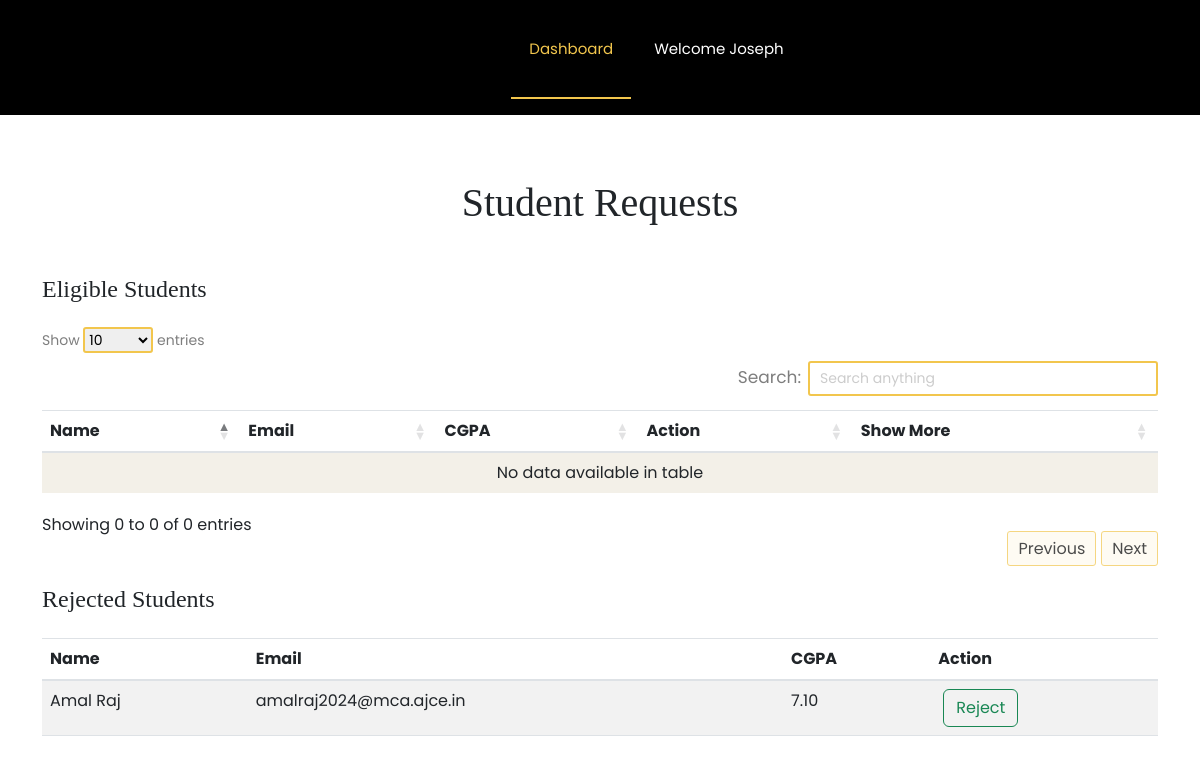
Before: /accounts/list-student-requests/ (signed in) with the older database file.
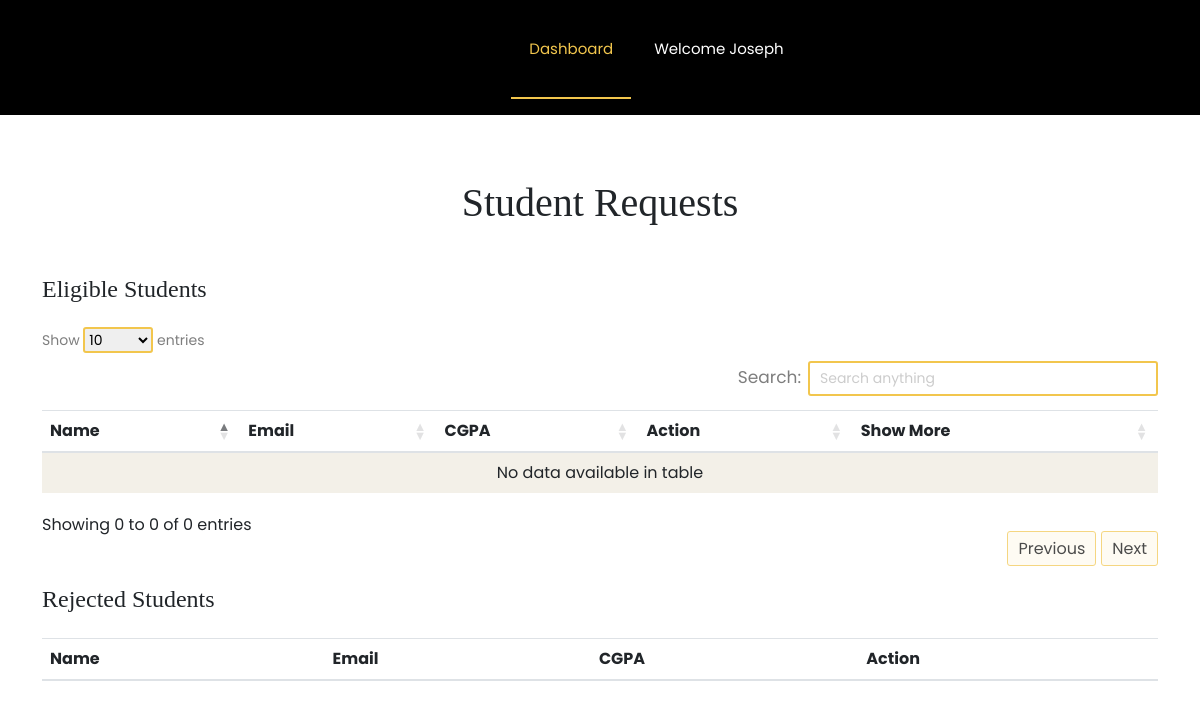
After: the same page with the newer database file.
### accounts/models.py (models this page shows, shortened)
class Student(models.Model):
    SPECIALIZATIONS = (
        ('family', 'Family Lawyer'),
        ('criminal', 'Criminal Lawyer'),
        ('consumer', 'Consumer Lawyer'),
        ('corporate', 'Corporate Lawyer'),
        ('civilrights', 'Civil Rights Lawyer'),
        ('divorce', 'Divorce Lawyer'),
    )
    SPECIALIZATIONS = (
        ('2019', '2019'),
        ('2020', '2020'),
        ('2021', '2021'),
        ('2022', '2022'),
        ('2023', '2023'),
        ('2024', '2024'),
    )
    user = models.OneToOneField(CustomUser, on_delete=models.CASCADE, related_name='student_profile')
    id = models.AutoField(primary_key=True)
    course = models.CharField(max_length=100, blank=True)
    course_place = models.CharField(max_length=100, blank=True)
    duration_of_course = models.CharField(max_length=20, blank=True)
    specialization = models.CharField(max_length=50, choices=SPECIALIZATIONS, blank=True,null= True)
    year_of_pass = models.CharField(max_length=50, choices=SPECIALIZATIONS, blank=True,null=True)
    cgpa = models.DecimalField(max_digits=4, decimal_places=2, blank=True, null=True)
    experience = models.TextField(blank=True,null=True)  # You can use a TextField for experience details
    adhaar_no = models.CharField(max_length=12, blank=True, unique=True)
    adhaar_pic = models.ImageField(upload_to='student_uploads/', blank=True, null=True)
    is_approved = models.BooleanField(default=False)
    lawyer = models.ForeignKey(LawyerProfile, on_delete=models.SET_NULL, null=True, blank=True)

class CustomUser(AbstractUser):
    USER_TYPES = (
        ('admin', 'Admin'),
        ('lawyer', 'Lawyer'),
        ('student', 'Student'),
        ('client', 'Client'),
    )
    STATES = (
    ('Andhra Pradesh', 'Andhra Pradesh'),
    ('Arunachal Pradesh', 'Arunachal Pradesh'),
    ('Assam', 'Assam'),
    ('Bihar', 'Bihar'),
    ('Chhattisgarh', 'Chhattisgarh'),
    ('Goa', 'Goa'),
    ('Gujarat', 'Gujarat'),
    ('Haryana', 'Haryana'),
    ('Himachal Pradesh', 'Himachal Pradesh'),
    ('Jharkhand', 'Jharkhand'),
    ('Karnataka', 'Karnataka'),
    ('Kerala', 'Kerala'),
    ('Madhya Pradesh', 'Madhya Pradesh'),
    ('Maharashtra', 'Maharashtra'),
    ('Manipur', 'Manipur'),
    ('Meghalaya', 'Meghalaya'),
    ('Mizoram', 'Mizoram'),
    ('Nagaland', 'Nagaland'),
    ('Odisha', 'Odisha'),
    ('Punjab', 'Punjab'),
    ('Rajasthan', 'Rajasthan'),
    ('Sikkim', 'Sikkim'),
    ('Tamil Nadu', 'Tamil Nadu'),
    ('Telangana', 'Telangana'),
    ('Tripura', 'Tripura'),
    ('Uttar Pradesh', 'Uttar Pradesh'),
    ('Uttarakhand', 'Uttarakhand'),
    ('West Bengal', 'West Bengal'),
    ('Andaman and Nicobar Islands', 'Andaman and Nicobar Islands'),
    ('Chandigarh', 'Chandigarh'),
    ('Dadra and Nagar Haveli and Daman and Diu', 'Dadra and Nagar Haveli and Daman and Diu'),
    ('Lakshadweep', 'Lakshadweep'),
    ('Delhi', 'Delhi'),
    ('Puducherry', 'Puducherry'),
)
    user_type = models.CharField(max_length=10, choices=USER_TYPES, default='client')
    id = models.AutoField(primary_key=True)
    email = models.EmailField(unique=True, default='')  # Change: Use email as the username
    first_name = models.CharField(max_length=30, default='')  # Added: First name field
    last_name = models.CharField(max_length=30, default='')  # Added: Last name field
    address = models.TextField(default='',blank=True,)  # Added: Address field
    dob = models.DateField(default='2000-01-01',blank=True,)  # Added: Date of birth field
    pin = models.CharField(max_length=6, default='',blank=True,)  # Added: PIN code field
    state = models.CharField(max_length=50, choices=STATES, blank=True, null=False)
    phone = models.CharField(max_length=15,blank=True)  # Added: Phone number field

### accounts/views.py (the view)
# urls.py: path('list-student-requests/', views.list_student_requests, name='list_student_requests'),
@login_required
def list_student_requests(request):
    if not request.user.user_type == 'admin':
        return render(request, '404.html')
    student_requests = Student.objects.filter(is_approved=False)
    eligible_students = [student for student in student_requests if student.cgpa is not None and student.cgpa >= 7.5]
    rejected_students = [student for student in student_requests if student.cgpa is not None and student.cgpa < 7.5]
    context = {
        'eligible_students': eligible_students,
        'rejected_students': rejected_students,
    }
    return render(request, 'admin/list_student_requests.html', context)

### accounts/templates/admin/list_student_requests.html (shortened to what this page needs)
{% load static %}
<!DOCTYPE html>
<html lang="en">
<head>
    <link rel="stylesheet" href="{% static 'css/bootstrap.min.css' %}">
    <link rel="stylesheet" href="{% static 'css/font-awesome.min.css' %}">
    <link rel="stylesheet" href="{% static 'css/slicknav.css' %}">
    <link rel="stylesheet" href="{% static 'css/style.css' %}">
    <link rel="stylesheet" href="https://cdnjs.cloudflare.com/ajax/libs/twitter-bootstrap/5.3.0/css/bootstrap.min.css">
    <link rel="stylesheet" href="https://cdn.datatables.net/1.13.6/css/dataTables.bootstrap5.min.css">
</head>
<body>
    <header>
        <div class="header-area ">
            <div id="sticky-header" class="main-header-area">
                <div class="container-fluid p-0">
                    <div class="row align-items-center justify-content-between no-gutters">
                        <div class="col-xl-2 col-lg-2">
                            <div class="logo-img">
                            </div>
                        </div>
                        <div class="col-xl-7 col-lg-8">
                            <div class="main-menu  d-none d-lg-block">
                                <nav>
                                    <ul id="navigation">
                                        <li><a class="active" href="{% url 'login' %}">Dashboard</a></li>
                                        {% if user.is_authenticated %}
                                        <li>
                                            <a href="#">Welcome {{ user.first_name }}</a>
                                        </li>
                                        {% else %}
                                        <li><a href="{% url 'signup' %}">Signup</a></li>
                                        <li><a href="{% url 'login' %}">Login</a></li>
                                        {% endif %}
                                    </ul>
                            </div>
                        </div>
                    </div>
                </div>
            </div>
        </div>
    </header>
    <div class="container py-5">
        <h1 class="text-center my-3">Student Requests</h1>
        <div class="row mt-4">
            <div class="col-12">
                <h4 class="my-4">Eligible Students</h4>
                <table id="example" class="table table-striped" style="width:100%">
                    <thead>
                        <tr>
                            <th>Name</th>
                            <th>Email</th>
                            <th>CGPA</th>
                            <th>Action</th>
                            <th>Show More</th>
                        </tr>
                    </thead>
                    <tbody>
                    </tbody>
                </table>
            </div>
        </div>
        <div class="row">
            <div class="col-12">
                <h4 class="my-4">Rejected Students</h4>
                <table id="example" class="table table-striped" style="width:100%">
                    <thead>
                        <tr>
                            <th>Name</th>
                            <th>Email</th>
                            <th>CGPA</th>
                            <th>Action</th>
                        </tr>
                    </thead>
                    <tbody>
                        {% for student in rejected_students %}
                        <tr>
                            <td>{{ student.user.first_name }} {{ student.user.last_name }}</td>
                            <td>{{ student.user.email }}</td>
                            <td>{{ student.cgpa }}</td>
                            <td><a href="{% url 'reject_student' student.id %}" class="btn btn-outline-success">Reject</a></td>
                        </tr>
                        {% endfor %}
                    </tbody>
                </table>
            </div>
        </div>
    </div>
</body>
</html>

Changed rows visible on the page:
removed Student: user.first_name "Amal", user.last_name "Raj", user.email "amalraj2024@mca.ajce.in", cgpa "7.10"
